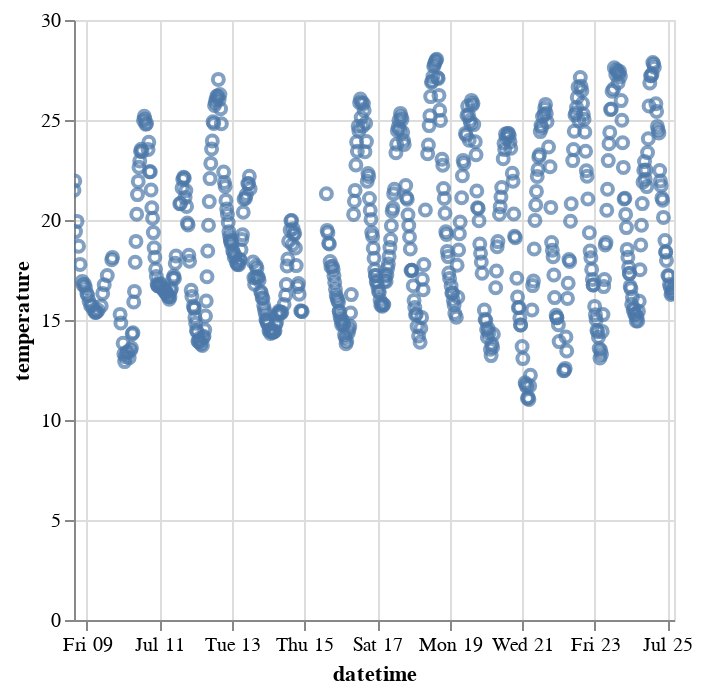

Write notebook code for a chart like this one.
### Markdown cell above
### Outlier Filtering

Nach dem Plotten der Daten sehen wir, dass es Ausreißer in den Daten gibt. Diese können durch fehlerhafte Übertragungen entstanden sein. Wir filtern die Ausreißer, in dem wir Min- und Maxwerte setzen.

### Code cell
df = df.filter(
    (pl.col("temperature") < 50) & (pl.col("temperature") > -50)
)
df.plot.scatter(x="datetime", y="temperature")

### Figure 1 — Vega-Lite specification as saved in the notebook (floating-point values rounded to 4 significant figures; data arrays with more than 128 entries replaced by an {"elided": "..."} marker saying what was removed)
{"config": {"view": {"continuousWidth": 300, "continuousHeight": 300}}, "data": {"name": "data-6ca84b2e2ddd61cb559422e4653cf95f"}, "mark": {"type": "point", "tooltip": true}, "encoding": {"x": {"field": "datetime", "type": "temporal"}, "y": {"field": "temperature", "type": "quantitative"}}, "params": [{"name": "param_4", "select": {"type": "interval", "encodings": ["x", "y"]}, "bind": "scales"}], "$schema": "https://vega.github.io/schema/vega-lite/v5.20.1.json", "datasets": {"data-6ca84b2e2ddd61cb559422e4653cf95f": {"elided": "657 records"}}}
